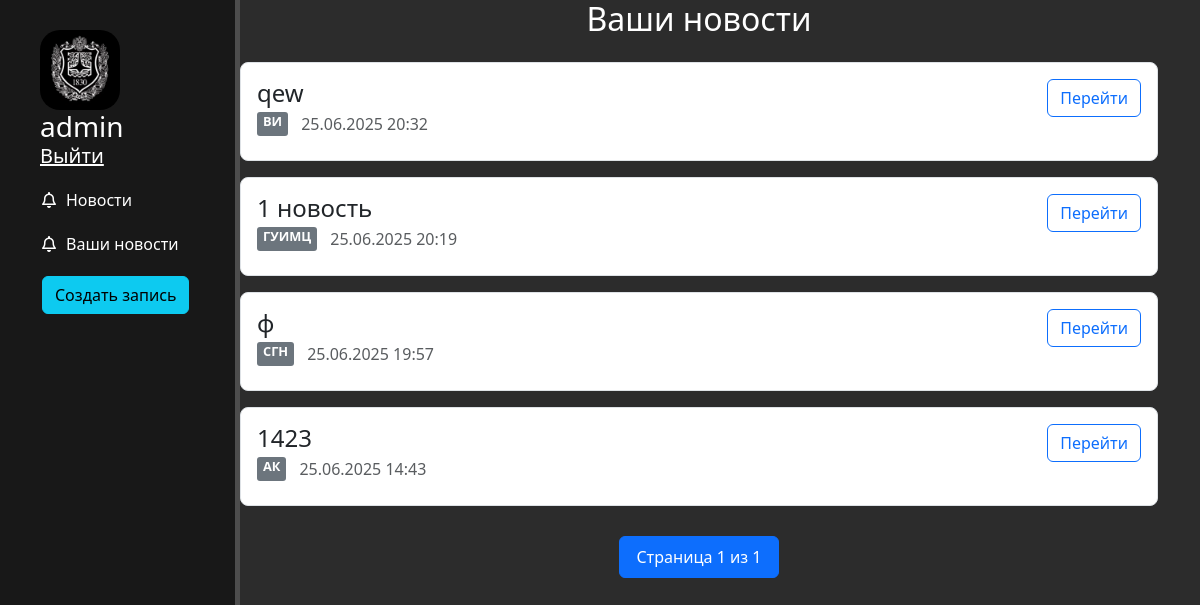
Before: /news/my_news/ (signed in) with the older database file.
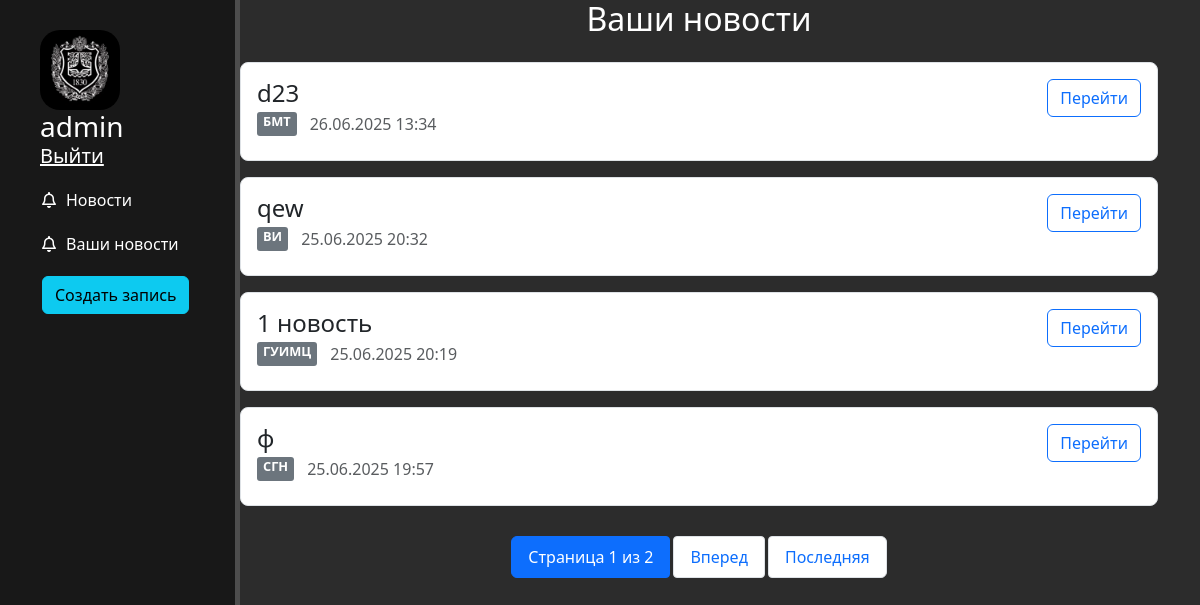
After: the same page with the newer database file.
### news/models.py (models this page shows, shortened)
class Articles(models.Model):
    title = models.CharField(max_length=200)
    faculty = models.ForeignKey(Faculty, on_delete=models.SET_NULL, null=True)
    theme = models.ForeignKey(NewsTheme, on_delete=models.SET_NULL, null=True)
    full_text = models.TextField()
    date = models.DateTimeField(auto_now_add=True)
    author = models.ForeignKey(User, on_delete=models.CASCADE)
    class Meta:
        verbose_name = 'Новость'
        verbose_name_plural = 'Новости'

class Faculty(models.Model):
    name = models.CharField(max_length=100)

### news/views.py (the view)
# urls.py: path('my_news', views.user, name='user_news')
def user_news(request):
    if not request.user.is_authenticated:
        return redirect('login')
    user_posts = Articles.objects.filter(
        author=request.user
    ).select_related('faculty', 'theme').order_by('-date')
    paginator = Paginator(user_posts, 4)
    page_number = request.GET.get('page')
    page_obj = paginator.get_page(page_number)
    return render(request, 'news/user_news.html', {
        'page_obj': page_obj,
        'user': request.user
    })

### news/templates/news/user_news.html (shortened to what this page needs)
{% extends 'main/layout.html' %}
{% block content %}
<div class="container">
    <h2 class="text-center mb-4 text-white">Ваши новости</h2>
    {% if page_obj %}
        {% for article in page_obj %}
        <div class="card mb-3">
            <div class="card-body">
                <div class="d-flex justify-content-between align-items-start">
                    <div>
                        <h4 class="card-title mb-1">{{ article.title }}</h4>
                        <div class="d-flex gap-2 mb-2">
                            <span class="badge bg-secondary">{{ article.faculty.name|default:"Без факультета" }}</span>
                            <span class="text-muted">{{ article.date|date:"d.m.Y H:i" }}</span>
                        </div>
                    </div>
                    <a href="{% url 'news-detail' article.id %}" class="btn btn-outline-primary">Перейти</a>
                </div>
            </div>
        </div>
        {% endfor %}
        <nav aria-label="Page navigation">
            <ul class="pagination justify-content-center">
                <li class="page-item active">
                    <span class="page-link">
                        Страница {{ page_obj.number }} из {{ page_obj.paginator.num_pages }}
                    </span>
                </li>
                {% if page_obj.has_next %}
                    <li class="page-item">
                        <a class="page-link" href="?page={{ page_obj.next_page_number }}">Вперед</a>
                    </li>
                    <li class="page-item">
                        <a class="page-link" href="?page={{ page_obj.paginator.num_pages }}">Последняя</a>
                    </li>
                {% endif %}
            </ul>
        </nav>
    {% else %}
        <div class="alert alert-info text-center py-4">
            <h4 class="mb-3">У вас пока нет созданных новостей</h4>
            <a href="{% url 'create' %}" class="btn btn-primary">Создать новость</a>
        </div>
    {% endif %}
</div>
{% endblock %}

Changed rows visible on the page:
no longer on this page (row unchanged): Articles: title "1423", faculty.name "АК", date "25.06.2025 14:43"
added Articles: title "d23", faculty.name "БМТ", date "26.06.2025 13:34"
Other visible differences:
{{ page_obj.paginator.num_pages }}: "1" → "2"
text now shown: "Вперед Последняя"
